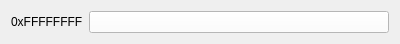
<?xml version="1.0" encoding="UTF-8"?>
<ui version="4.0">
 <class>PropertyColorRGBA</class>
 <widget class="QWidget" name="PropertyColorRGBA">
  <property name="geometry">
   <rect>
    <x>0</x>
    <y>0</y>
    <width>400</width>
    <height>42</height>
   </rect>
  </property>
  <property name="windowTitle">
   <string>PropertyColorRGBA</string>
  </property>
  <layout class="QHBoxLayout" name="mainLayout" stretch="0,1">
   <item>
    <widget class="QLabel" name="colorHexLabel">
     <property name="text">
      <string>0xFFFFFFFF</string>
     </property>
    </widget>
   </item>
   <item>
    <widget class="QPushButton" name="colorPickerButton">
     <property name="styleSheet">
      <string notr="true">background: rgb(255, 255, 255)</string>
     </property>
     <property name="text">
      <string/>
     </property>
    </widget>
   </item>
  </layout>
 </widget>
 <resources/>
 <connections>
  <connection>
   <sender>colorPickerButton</sender>
   <signal>clicked()</signal>
   <receiver>PropertyColorRGBA</receiver>
   <slot>color_picker_button_clicked()</slot>
   <hints>
    <hint type="sourcelabel">
     <x>152</x>
     <y>20</y>
    </hint>
    <hint type="destinationlabel">
     <x>119</x>
     <y>20</y>
    </hint>
   </hints>
  </connection>
 </connections>
 <slots>
  <slot>color_picker_button_clicked()</slot>
 </slots>
</ui>
